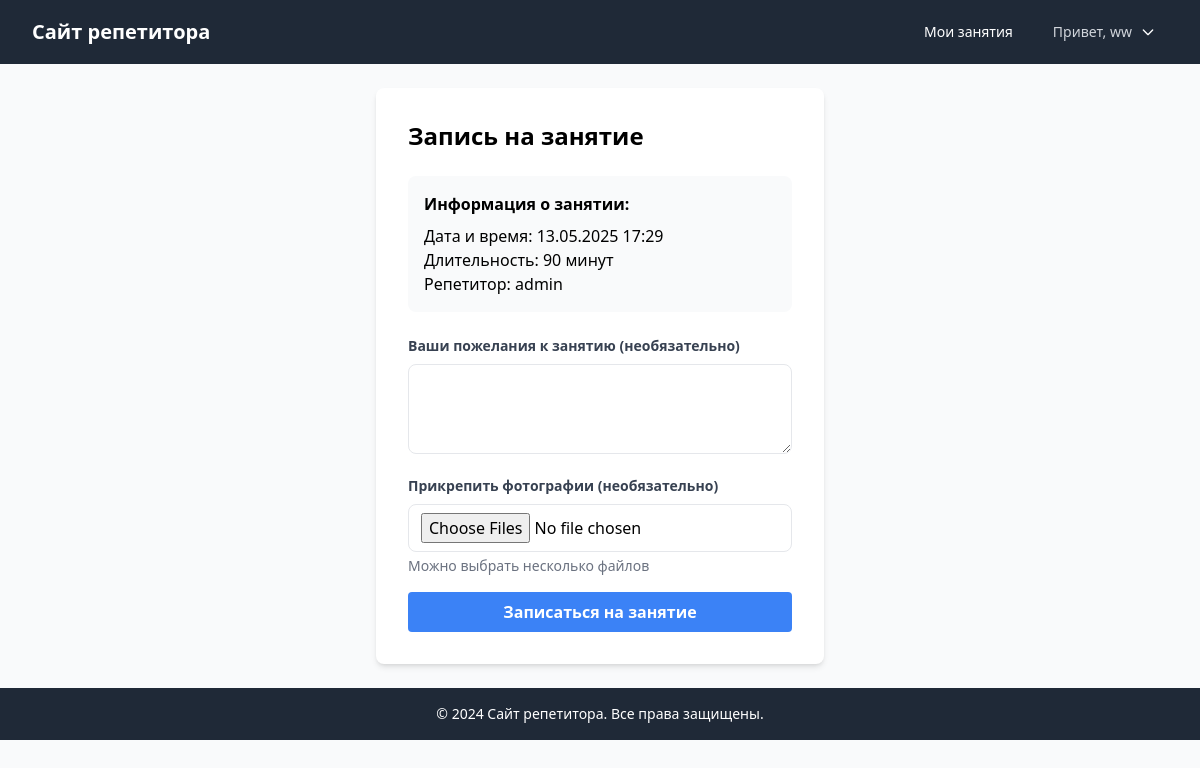
The app's page /student/book-slot/2/ (signed in) with its own data.
### scheduler/models.py (models this page shows, shortened)
class TimeSlot(models.Model):
    STATUS_CHOICES = [
        ('available', 'Доступно'),
        ('booked', 'Забронировано'),
        ('completed', 'Завершено'),
        ('cancelled', 'Отменено'),
    ]
    tutor = models.ForeignKey(User, on_delete=models.CASCADE, related_name='time_slots')
    student = models.ForeignKey(User, on_delete=models.SET_NULL, null=True, blank=True, related_name='booked_slots')
    datetime = models.DateTimeField()
    status = models.CharField(max_length=10, choices=STATUS_CHOICES, default='available')
    duration = models.IntegerField(default=60, help_text='Длительность в минутах')
    notes = models.TextField(blank=True)

### scheduler/views.py (the view, shortened to what this page needs)
# urls.py: path('student/book-slot/<int:slot_id>/', views.book_slot, name='book_slot'),
@login_required
@user_passes_test(is_student)
def book_slot(request, slot_id):
    slot = get_object_or_404(TimeSlot, id=slot_id, status='available')
    return render(request, 'scheduler/book_slot.html', {'slot': slot})

### scheduler/views.py (called while the page is built)
def is_student(user):
    return user.groups.filter(name='Students').exists()

### scheduler/templates/scheduler/book_slot.html (shortened to what this page needs)
{% extends 'base.html' %}
{% block content %}
<div class="max-w-md mx-auto bg-white p-8 rounded-lg shadow-md">
    <h2 class="text-2xl font-bold mb-6">Запись на занятие</h2>
    <div class="mb-6 p-4 bg-gray-50 rounded-lg">
        <h3 class="font-semibold mb-2">Информация о занятии:</h3>
        <p><span class="font-medium">Дата и время:</span> {{ slot.datetime|date:"d.m.Y H:i" }}</p>
        <p><span class="font-medium">Длительность:</span> {{ slot.duration }} минут</p>
        <p><span class="font-medium">Репетитор:</span> {{ slot.tutor.get_full_name|default:slot.tutor.username }}</p>
    </div>
    <form method="post" enctype="multipart/form-data">
        <div class="mb-4">
            <label class="block text-gray-700 text-sm font-bold mb-2" for="notes">
                Ваши пожелания к занятию (необязательно)
            </label>
            <textarea name="notes" id="notes" rows="3" class="w-full px-3 py-2 border rounded-lg focus:outline-none focus:ring-2 focus:ring-blue-500"></textarea>
        </div>
        <div class="mb-4">
            <label class="block text-gray-700 text-sm font-bold mb-2" for="photos">
                Прикрепить фотографии (необязательно)
            </label>
            <input type="file" name="photos" id="photos" accept="image/*" multiple
                   class="w-full px-3 py-2 border rounded-lg focus:outline-none focus:ring-2 focus:ring-blue-500">
            <p class="text-sm text-gray-500 mt-1">Можно выбрать несколько файлов</p>
        </div>
        <button type="submit" class="w-full bg-blue-500 hover:bg-blue-700 text-white font-bold py-2 px-4 rounded">
            Записаться на занятие
        </button>
    </form>
</div>
{% endblock %}

### scheduler/templates/base.html (shortened to what this page needs)
{% load static %}
<!DOCTYPE html>
<html lang="ru">
<head>
    <link rel="stylesheet" href="{% static 'css/output.css' %}">
</head>
<body class="min-h-screen bg-gray-50">
    <nav class="bg-gray-800 text-white">
        <div class="max-w-7xl mx-auto px-4 sm:px-6 lg:px-8">
            <div class="flex items-center justify-between h-16">
                <div class="flex items-center">
                    <a href="{% url 'home' %}" class="text-xl font-bold">Сайт репетитора</a>
                </div>
                <div class="flex items-center space-x-4">
                    {% if user.is_authenticated %}
                        {% if user.groups.all.0.name == 'Tutors' %}
                            <a href="{% url 'tutor_dashboard' %}" class="px-3 py-2 rounded-md text-sm font-medium hover:bg-gray-700">Панель управления</a>
                            <a href="{% url 'create_time_slot' %}" class="px-3 py-2 rounded-md text-sm font-medium hover:bg-gray-700">Создать слот</a>
                        {% elif user.groups.all.0.name == 'Students' %}
                            <a href="{% url 'student_dashboard' %}" class="px-3 py-2 rounded-md text-sm font-medium hover:bg-gray-700">Мои занятия</a>
                        {% endif %}
                        <div class="relative group">
                            <button class="px-3 py-2 rounded-md text-sm font-medium hover:bg-gray-700 flex items-center">
                                <span class="text-gray-300">Привет, {{ user.username }}</span>
                                <svg class="ml-2 h-4 w-4" fill="none" stroke="currentColor" viewBox="0 0 24 24">
                                    <path stroke-linecap="round" stroke-linejoin="round" stroke-width="2" d="M19 9l-7 7-7-7"/>
                                </svg>
                            </button>
                        </div>
                    {% else %}
                        <a href="{% url 'admin:login' %}" class="px-3 py-2 rounded-md text-sm font-medium hover:bg-gray-700">Войти</a>
                    {% endif %}
                </div>
            </div>
        </div>
    </nav>
    <main class="max-w-7xl mx-auto py-6 sm:px-6 lg:px-8">
        {% block content %}{% endblock %}
    </main>
    <footer class="bg-gray-800 text-white mt-auto">
        <div class="max-w-7xl mx-auto py-4 px-4 sm:px-6 lg:px-8">
            <p class="text-center text-sm">© 2024 Сайт репетитора. Все права защищены.</p>
        </div>
    </footer>
</body>
</html>

### records on screen
TimeSlot: datetime "13.05.2025 17:29", duration "90", tutor.get_full_name "admin"

### other values on screen
{{ user.username }} "ww"
